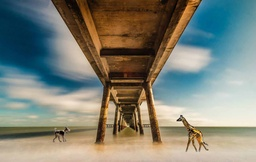
#> input picture data/1.jpg, 256 x 162 px, shrunk from 1400 x 887 before the run
$ python util.py
#> lines starting #> are read from the running program, lines starting #| are printed output that depends on the picture; after the words box and inside, x2 and y2 are one past the last pixel; in counts of white or black regions, pixels touching at a corner belong together
import cv2
import matplotlib.pyplot as plt
import numpy as np

def project3Dto2D(camera_x, camera_y, fx, fy, movex, movey):
    """
    Projects the 3D points of the inner and outer rectangle onto the 2D plane
    camera_x, camera_y are the translations of the camera, they set the translate parameters of the intrinsic matrix
    fx x fy defines the size of the inner rectangle
    movex, movey are the x and y translations of the inner rectangle
    """

    # Points of the camera rectangles as vertices in the 3D space of a 1x1x1 cube
    # The inner rectangle is at z=1 and the outer rectangle is at z=0.3
    inner_3d = np.array([[-.5,-.5,1,1], [.5,-.5,1,1], [.5,.5,1,1], [-.5,.5,1,1]], np.float32)
    outer_3d = np.array([[-.5,-.5,0.3,1], [.5,-.5,0.3,1], [.5,.5,0.3,1], [-.5,.5,0.3,1]], np.float32)

    # Inner Rectangle, Untranslated, Bottom Left/Right, Top Right/Left
    i_u_bl, i_u_br, i_u_tr, i_u_tl = np.zeros((3,1)), np.zeros((3,1)), np.zeros((3,1)), np.zeros((3,1))
    inner_rect_untranslated = [i_u_bl, i_u_br, i_u_tr, i_u_tl]
    # Outer Rectangle, Untranslated, Bottom Left/Right, Top Right/Left
    o_u_bl, o_u_br, o_u_tr, o_u_tl = np.zeros((3,1)), np.zeros((3,1)), np.zeros((3,1)), np.zeros((3,1))
    outer_rect_untranslated = [o_u_bl, o_u_br, o_u_tr, o_u_tl]
    # Inner Rectangle, Translated, Bottom Left/Right, Top Right/Left
    i_t_bl, i_t_br, i_t_tr, i_t_tl = np.zeros((3,1)), np.zeros((3,1)), np.zeros((3,1)), np.zeros((3,1))
    inner_rect_translated = [i_t_bl, i_t_br, i_t_tr, i_t_tl]
    # Outer Rectangle, Translated, Bottom Left/Right, Top Right/Left
    o_t_bl, o_t_br, o_t_tr, o_t_tl = np.zeros((3,1)), np.zeros((3,1)), np.zeros((3,1)), np.zeros((3,1))
    outer_rect_translated = [o_t_bl, o_t_br, o_t_tr, o_t_tl]

    # Extrinsic matrix is identity when the camera is not translated
    extrinsic_matrix_untranslated = np.array([[1, 0, 0, 0],
                                              [0, 1, 0, 0],
                                              [0, 0, 1, 0]])

    # Use the function arguments to determine how to translate the camera
    # NOTE: The z translation can transform the camera in 3D space (going INTO the picture), but we chose not to go down the route of exploring that.
    # Instead, we focused our efforts on translating the camera in the x and y directions.
    extrinsic_matrix_translated = np.array([[1, 0, 0, camera_x],
                                            [0, 1, 0, camera_y],
                                            [0, 0, 1, 0]]) # type: ignore

    intrinsic_matrix= np.array([[fx, 0, movex],
                                [0, fy, movey],
                                [0, 0, 1]], np.float32)

    # Create the camera matrices by multiplying the intrinsic and extrinsic matrices
    camera_matrix_untranslated = np.dot(intrinsic_matrix, extrinsic_matrix_untranslated)
    camera_matrix_translated = np.dot(intrinsic_matrix, extrinsic_matrix_translated)

    # Project the 3D points onto the 2D plane
    # Multiply the camera matrix by the 3D points and divide by the z coordinate to get the 2D points
    for i in range(4):
        temp = np.dot(camera_matrix_untranslated, inner_3d[i])
        inner_rect_untranslated[i] = temp / temp[2]

        temp = np.dot(camera_matrix_untranslated, outer_3d[i])
        outer_rect_untranslated[i] = temp / temp[2]

        temp = np.dot(camera_matrix_translated, inner_3d[i])
        inner_rect_translated[i] = temp / temp[2]

        temp = np.dot(camera_matrix_translated, outer_3d[i])
        outer_rect_translated[i] = temp / temp[2]

    # Fix the translation of the rectangles in the x direction because it is reversed (flips it to the other side of the scene)
    translate_fix_x = 2*(inner_rect_untranslated[0][0] - inner_rect_translated[0][0])
    for i in range(4):
        inner_rect_translated[i][0] += translate_fix_x
        outer_rect_translated[i][0] += translate_fix_x

    # [12 lines of commented-out code are left out]

    return inner_rect_untranslated, outer_rect_untranslated, inner_rect_translated, outer_rect_translated


def create_side_images(img, inner_rect_pts, outer_rect_pts, w, h):
    """
    Splits the image based on the lines found between 3D points projected into the 2D plane.
    Creates masks for each "face" of the picture (background, left wall, ceiling, right wall, floor) that only include the pixels in that face.
    Returns each mask.
    """

    y,x=np.mgrid[0:h,0:w]

    # Set Outer rectangle points: top left, top right, bottom right, bottom left
    tl_out, tr_out, br_out, bl_out = outer_rect_pts[0], outer_rect_pts[1], outer_rect_pts[2], outer_rect_pts[3]

    # Set Inner rectangle points: top left, top right, bottom right, bottom left
    tl_in, tr_in, br_in, bl_in = inner_rect_pts[0], inner_rect_pts[1], inner_rect_pts[2], inner_rect_pts[3]

    plt.plot((tl_out[1],tl_in[1]), (tl_out[0],tl_in[0]), marker='o')
    # # TR LINE (1399,775) (0,353)
    plt.plot((tr_out[1],tr_in[1]), (tr_out[0],tr_in[0]), marker='o')
    # # BR LINE (1399,775) (886, 533)
    plt.plot((br_out[1],br_in[1]), (br_out[0],br_in[0]), marker='o')
    # # BL LINE (0,625) (886, 533)
    plt.plot((bl_out[1],bl_in[1]), (bl_out[0],bl_in[0]), marker='o')
    # plt.imshow(img)
    # plt.show()

    # Creates a mask for the inner rectangle (background)
    inner_rect_mask = (x >= tl_in[0]) & (x <= tr_in[0]) & (y >= tl_in[1]) & (y <= bl_in[1])
    inner_rect_mask = np.stack([inner_rect_mask] * img.shape[2], axis=-1).astype(np.uint8)
    inner_rect = inner_rect_mask * img

    # Creates a mask for the left panel (left wall)
    # Calculates slope and intercept to edge of image
    top_m = (tl_in[1]-tl_out[1])/(tl_in[0]-tl_out[0])
    top_intercept = tl_in[1] - (top_m * tl_in[0])
    bot_m = (bl_in[1]-bl_out[1])/(bl_in[0]-bl_out[0])
    bot_intercept = bl_in[1] - (bot_m * bl_in[0])
    left_panel_mask = (x>=0) & (x<=tl_in[0]) & (y >=top_m*x + top_intercept) & (y <=(bot_m*x) + bot_intercept)
    left_panel_mask = np.stack([left_panel_mask] * img.shape[2], axis=-1).astype(np.uint8)
    left_rect = (left_panel_mask * img)
    # plt.imshow(left_rect)
    # plt.show()

    # Creates a mask for the top panel (ceiling)
    left_m = (tl_in[1]-tl_out[1])/(tl_in[0]-tl_out[0])
    left_intercept = tl_in[1] - (left_m * tl_in[0])
    right_m = (tr_in[1]-tr_out[1])/(tr_in[0]-tr_out[0])
    right_intercept = tr_in[1] - (right_m * tr_in[0])
    top_panel_mask =  (y<tl_in[1]) & (y <(left_m*x) + left_intercept) & (y < (right_m*x) + right_intercept)
    top_panel_mask = np.stack([top_panel_mask] * img.shape[2], axis=-1).astype(np.uint8)
    top_rect = (top_panel_mask * img)

    # Creates a mask for the right panel (right wall)
    top_m = (tr_in[1]-tr_out[1])/(tr_in[0]-tr_out[0])
    top_intercept = tr_in[1] - (top_m * tr_in[0])
    bot_m = (br_in[1]-br_out[1])/(br_in[0]-br_out[0])
    bot_intercept = br_in[1] - (bot_m * br_in[0])
    right_panel_mask = (x>tr_in[0]) & (y > (top_m*x) + top_intercept) & (y < (bot_m*x) + bot_intercept)
    right_panel_mask = np.stack([right_panel_mask] * img.shape[2], axis=-1).astype(np.uint8)
    right_rect = (right_panel_mask * img)

    # Creates a mask for the bottom panel (floor)
    left_m = (bl_in[1]-bl_out[1])/(bl_in[0]-bl_out[0])
    left_intercept = bl_in[1] - (left_m * bl_in[0])
    right_m = (br_in[1]-br_out[1])/(br_in[0]-br_out[0])
    right_intercept = br_in[1] - (right_m * br_in[0])
    bottom_panel_mask = (y>bl_in[1]) & (y > (left_m*x) + left_intercept) & (y > (right_m*x) + right_intercept)
    bottom_panel_mask = np.stack([bottom_panel_mask] * img.shape[2], axis=-1).astype(np.uint8)
    bottom_rect = (bottom_panel_mask * img)

    # Return each of the individual masks
    return inner_rect, left_rect, top_rect, right_rect, bottom_rect

def createHomography(old_quad, new_quad, img, width, height):
    """
    Creates a homography and warps the image given the size of the image and the corners of the quadrilaterals that correspond
    """
    M,_ = cv2.findHomography(old_quad,new_quad)
    out = cv2.warpPerspective(img,M,(int(width),int(height)))
    final_fill = np.zeros((height, width, 3))
    final_fill += out
    return out
def find_view(x_t, y_t, fx, fy, movex, movey, img, width, height):
    i_u, o_u, i_t, o_t = project3Dto2D(camera_x=x_t,camera_y=y_t, fx=fx, fy=fy, movex=movex, movey=movey)
    # Creates the masks for each of the panels
    inner,left,top,right,bot = create_side_images(img,i_u, o_u, width, height)

    # Create homography correspondences for each of the "faces"
    old_left = np.array([o_u[0],i_u[0],i_u[3],o_u[3]])
    new_left = np.array([o_t[0],i_t[0],i_t[3],o_t[3]])

    old_top = np.array([o_u[0],i_u[0],i_u[1],o_u[1]])
    new_top = np.array([o_t[0],i_t[0],i_t[1],o_t[1]])

    old_right = np.array([o_u[1],i_u[1],i_u[2],o_u[2]])
    new_right = np.array([o_t[1],i_t[1],i_t[2],o_t[2]])

    old_bottom = np.array([o_u[3],i_u[3],i_u[2],o_u[2]])
    new_bottom = np.array([o_t[3],i_t[3],i_t[2],o_t[2]])

    old_inner = np.array([i_u[0],i_u[1],i_u[2],i_u[3]])
    new_inner = np.array([i_t[0],i_t[1],i_t[2],i_t[3]])

    # Create the homographies and warp each of the panels
    l_panel = createHomography(old_left,new_left,left, width, height)
    # plt.imshow(l_panel)
    # plt.show()
    t_panel = createHomography(old_top,new_top,top, width, height)
    r_panel = createHomography(old_right,new_right,right, width, height)
    b_panel = createHomography(old_bottom,new_bottom,bot, width, height)
    inner_panel = createHomography(old_inner,new_inner,inner, width, height)

    # Compose the final image by adding each of the panels together
    # If conditions prevent the panels from adding on top of each other if they go beyond the geography of the 3D cube.
    out = np.zeros_like(img)
    if x_t > -.5:
        out += r_panel
    if y_t < .5:
        out += t_panel
    if x_t < .5:
        out += l_panel
    if y_t > -.5:
        out += b_panel
    out += inner_panel

    return out
def create_animation(points, img, width, height, fx, fy, movex, movey):
    """
    Uses OpenCV to create an animation that shows the view from the camera as it moves around the 3D cube
    """
    for x_t,y_t in points:
        # If it is ever at the edge of the 3D cube, skip it to avoid division by 0
        if np.isclose(x_t,0.5) or np.isclose(x_t,-0.5) or np.isclose(y_t,0.5) or np.isclose(y_t,-0.5):
            continue
        out = find_view(x_t, y_t, fx, fy, movex, movey, img, width, height)
        out = cv2.cvtColor(out, cv2.COLOR_RGB2BGR)
        cv2.imshow("animation",out)
        cv2.waitKey(2)
    cv2.destroyAllWindows()


if __name__ == '__main__':

    """
    Entry point for testing utility functions. Does not work with the GUI, just takes in a single image and creates an animation.
    Comment in X, Y, or Circle points to view images from those perspectives
    """

    # Change this path to "unit test" different parameters.
    img = cv2.imread("data/1.jpg")
#> img is the input picture: shape (162, 256, 3); mean B, G, R 118.3, 130.4, 128.4
    img = img.astype(np.float32) / 255.
    img = cv2.cvtColor(img, cv2.COLOR_BGR2RGB)
    # img = cv2.resize(img, dsize=(800, 800), interpolation=cv2.INTER_CUBIC)
    height, width, _ = img.shape
#> height = 162; width = 256

    fx = 150
    fy = 120

    # [11 lines of commented-out code are left out]
    theta = np.arange(0, 2*np.pi, 0.05)
    points = np.column_stack((0.3 * np.cos(theta), 0.3 * np.sin(theta)))

    # Creates inner rectangle in the center of the image.
    create_animation(points,img, width, height, fx, fy, 1.45*width/3, 2.35*height/3)
#> the loop in create_animation, `for x_t,y_t in points:` made 126 passes
#> pass 1, in create_side_images, `inner_rect = inner_rect_mask * img`:
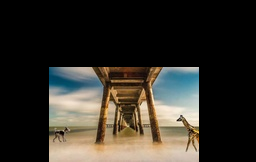
#> inner_rect: shape (162, 256, 3) float32; mean R, G, B 0.204, 0.19, 0.162
#> pass 1, in create_side_images, `left_rect = (left_panel_mask * img)`:
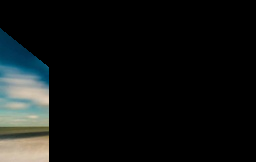
#> left_rect: shape (162, 256, 3) float32; mean R, G, B 0.0626, 0.0726, 0.0703
#> pass 1, in create_side_images, `top_rect = (top_panel_mask * img)`:
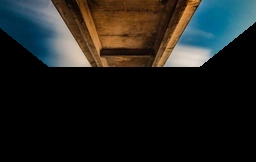
#> top_rect: shape (162, 256, 3) float32; mean R, G, B 0.121, 0.127, 0.116
#> pass 1, in create_side_images, `right_rect = (right_panel_mask * img)`:
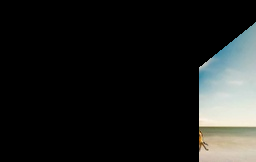
#> right_rect: shape (162, 256, 3) float32; mean R, G, B 0.116, 0.122, 0.117
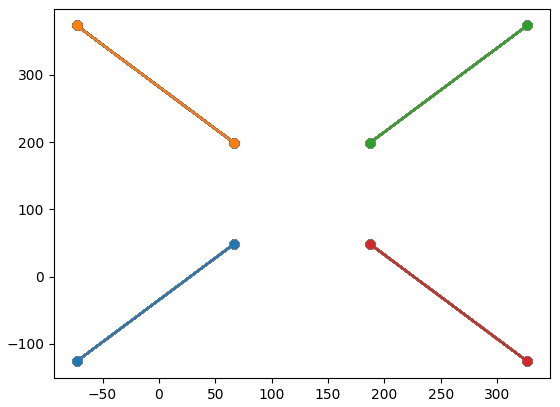
#> figure drawn by matplotlib, 1 panel

$ run again, with data/2.jpg copied over data/1.jpg
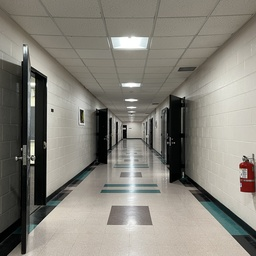
#> input picture data/2.jpg, 256 x 256 px, shrunk from 2918 x 2918 before the run
#> img is the input picture: shape (256, 256, 3); mean B, G, R 122.5, 131.2, 134.2
#> the loop in create_animation, `for x_t,y_t in points:` made 126 passes
#> pass 1, in create_side_images, `right_rect = (right_panel_mask * img)`:
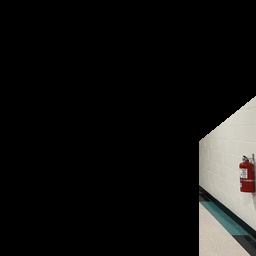
#> right_rect: shape (256, 256, 3) float32; mean R, G, B 0.0781, 0.0762, 0.0718
#> `create_animation(points,img, width, height, fx, fy, 1.45*width/3, 2.35..`:
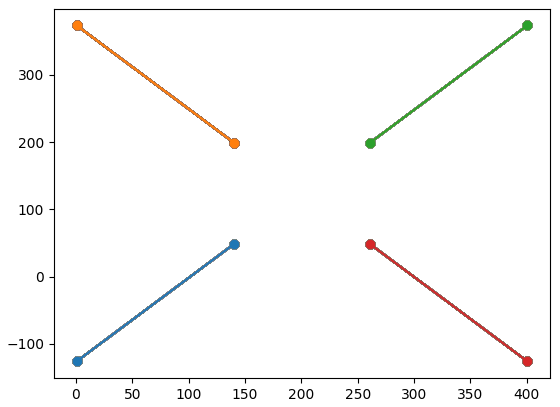
#> figure drawn by matplotlib, 1 panel

$ run again, with data/3.jpg copied over data/1.jpg
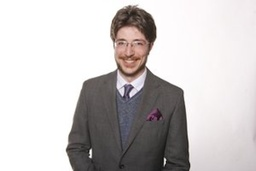
#> input picture data/3.jpg, 256 x 171 px, shrunk from 600 x 400 before the run
#> img is the input picture: shape (171, 256, 3); mean B, G, R 197.6, 197.9, 201.9
#> the loop in create_animation, `for x_t,y_t in points:` made 126 passes
#> pass 1, in create_side_images, `left_rect = (left_panel_mask * img)`:
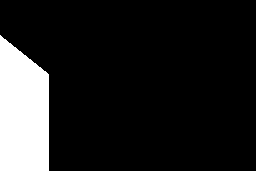
#> left_rect: shape (171, 256, 3) float32; values 0 (black) and 1 (white), 13% white; 1 white region, box (x1, y1, x2, y2) and area: (0, 35, 49, 171) 5704
#> `create_animation(points,img, width, height, fx, fy, 1.45*width/3, 2.35..`:
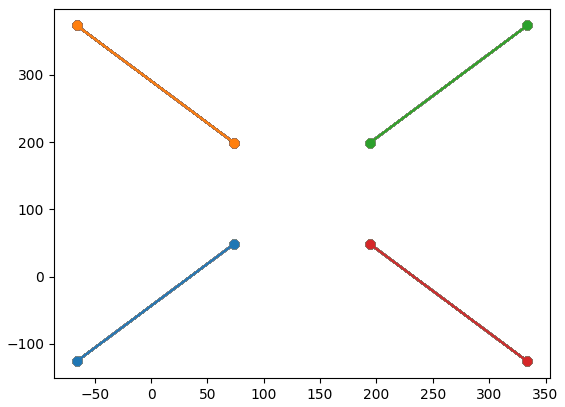
#> figure drawn by matplotlib, 1 panel
